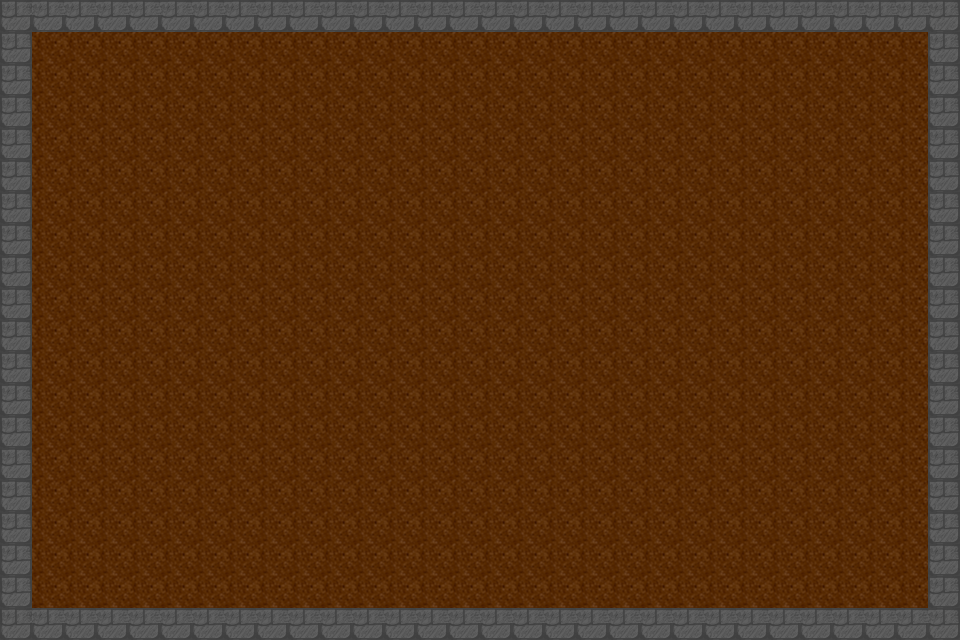

Below is a game level as drawn by its tile map, then a one-line description and the .tmx file that defines it, in full:
An orthogonal 30x20 tile map with 32x32 px tiles, 1 tile layer (Tile layer 1), 2 tilesets and 15 objects.

<map version="1.10" tiledversion="1.11.2" orientation="orthogonal" renderorder="right-down" width="30" height="20" tilewidth="32" tileheight="32" infinite="0" nextlayerid="3" nextobjectid="1">
    <tileset firstgid="1" name="Town Tileset" tilewidth="32" tileheight="32" tilecount="64" columns="8">
        <image source="../tiles/World H Tileset.png" trans="ff00ff" width="256" height="256" />
        <tile id="4">
            <objectgroup draworder="index" id="2">
                <object id="1" x="0" y="0" width="32" height="32" />
            </objectgroup>
        </tile>
        <tile id="5">
            <objectgroup draworder="index" id="2">
                <object id="1" x="0" y="0" width="32" height="32" />
            </objectgroup>
        </tile>
        <tile id="6">
            <objectgroup draworder="index" id="2">
                <object id="1" x="0" y="0" width="32" height="32" />
            </objectgroup>
        </tile>
        <tile id="7">
            <objectgroup draworder="index" id="2">
                <object id="1" x="0" y="0" width="32" height="32" />
            </objectgroup>
        </tile>
        <tile id="8">
            <objectgroup draworder="index" id="2">
                <object id="1" x="0" y="0" width="32" height="32" />
            </objectgroup>
        </tile>
        <tile id="10">
            <objectgroup draworder="index" id="2">
                <object id="1" x="0" y="32" width="32" height="0" />
            </objectgroup>
        </tile>
        <tile id="11">
            <objectgroup draworder="index" id="2">
                <object id="1" x="0" y="32" width="32" height="0" />
                <object id="2" x="32" y="0" width="0" height="32" />
            </objectgroup>
        </tile>
        <tile id="12">
            <objectgroup draworder="index" id="2">
                <object id="1" x="32" y="0" width="0" height="32" />
            </objectgroup>
        </tile>
        <tile id="13">
            <objectgroup draworder="index" id="2">
                <object id="1" x="0" y="32" width="32" height="0" />
                <object id="2" x="0" y="32" width="32" height="0" />
                <object id="3" x="0" y="0" width="0" height="32" />
            </objectgroup>
        </tile>
        <tile id="14">
            <objectgroup draworder="index" id="2">
                <object id="1" x="0" y="0" width="0" height="32" />
            </objectgroup>
        </tile>
        <tile id="16">
            <objectgroup draworder="index" id="2">
                <object id="1" x="0" y="0" width="32" height="32" />
            </objectgroup>
        </tile>
        <tile id="24">
            <objectgroup draworder="index" id="2">
                <object id="1" x="0" y="0" width="32" height="32" />
            </objectgroup>
        </tile>
    </tileset>
    <tileset firstgid="65" name="Dungeon Crawler Tileset" tilewidth="32" tileheight="32" tilecount="100" columns="10">
        <image source="../tiles/Dungeon_Tile.png" trans="" width="320" height="320" />
    </tileset>
    <layer id="1" name="Tile layer 1" width="30" height="20">
        <data encoding="csv">
9,6,6,6,6,6,6,6,6,6,6,6,6,6,6,6,6,6,6,6,6,6,6,6,6,6,6,6,6,7,
8,1,1,1,1,1,1,1,1,1,1,1,1,1,1,1,1,1,1,1,1,1,1,1,1,1,1,1,1,8,
8,1,1,1,1,1,1,1,1,1,1,1,1,1,1,1,1,1,1,1,1,1,1,1,1,1,1,1,1,8,
8,1,1,1,1,1,1,1,1,1,1,1,1,1,1,1,1,1,1,1,1,1,1,1,1,1,1,1,1,8,
8,1,1,1,1,1,1,1,1,1,1,1,1,1,1,1,1,1,1,1,1,1,1,1,1,1,1,1,1,8,
8,1,1,1,1,1,1,1,1,1,1,1,1,1,1,1,1,1,1,1,1,1,1,1,1,1,1,1,1,8,
8,1,1,1,1,1,1,1,1,1,1,1,1,1,1,1,1,1,1,1,1,1,1,1,1,1,1,1,1,8,
8,1,1,1,1,1,1,1,1,1,1,1,1,1,1,1,1,1,1,1,1,1,1,1,1,1,1,1,1,8,
8,1,1,1,1,1,1,1,1,1,1,1,1,1,1,1,1,1,1,1,1,1,1,1,1,1,1,1,1,8,
8,1,1,1,1,1,1,1,1,1,1,1,1,1,1,1,1,1,1,1,1,1,1,1,1,1,1,1,1,8,
8,1,1,1,1,1,1,1,1,1,1,1,1,1,1,1,1,1,1,1,1,1,1,1,1,1,1,1,1,8,
8,1,1,1,1,1,1,1,1,1,1,1,1,1,1,1,1,1,1,1,1,1,1,1,1,1,1,1,1,8,
8,1,1,1,1,1,1,1,1,1,1,1,1,1,1,1,1,1,1,1,1,1,1,1,1,1,1,1,1,8,
8,1,1,1,1,1,1,1,1,1,1,1,1,1,1,1,1,1,1,1,1,1,1,1,1,1,1,1,1,8,
8,1,1,1,1,1,1,1,1,1,1,1,1,1,1,1,1,1,1,1,1,1,1,1,1,1,1,1,1,8,
8,1,1,1,1,1,1,1,1,1,1,1,1,1,1,1,1,1,1,1,1,1,1,1,1,1,1,1,1,8,
8,1,1,1,1,1,1,1,1,1,1,1,1,1,1,1,1,1,1,1,1,1,1,1,1,1,1,1,1,8,
8,1,1,1,1,1,1,1,1,1,1,1,1,1,1,1,1,1,1,1,1,1,1,1,1,1,1,1,1,8,
8,1,1,1,1,1,1,1,1,1,1,1,1,1,1,1,1,1,1,1,1,1,1,1,1,1,1,1,1,8,
9,6,6,6,6,6,6,6,6,6,6,6,6,6,6,6,6,6,6,6,6,6,6,6,6,6,6,6,6,7
        </data>
    </layer>
</map>
